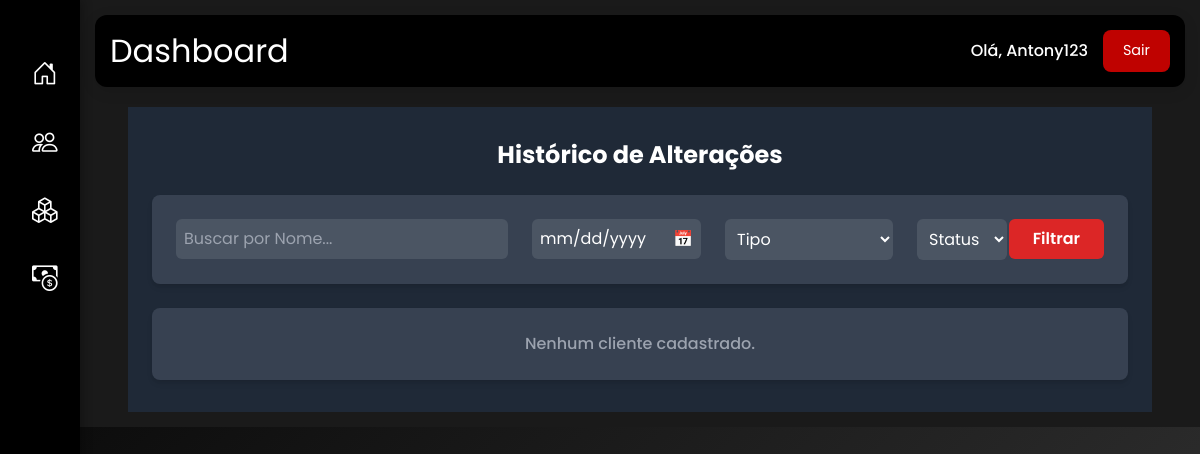
The page /clientes/listar/ (signed in) on the database as committed earlier.
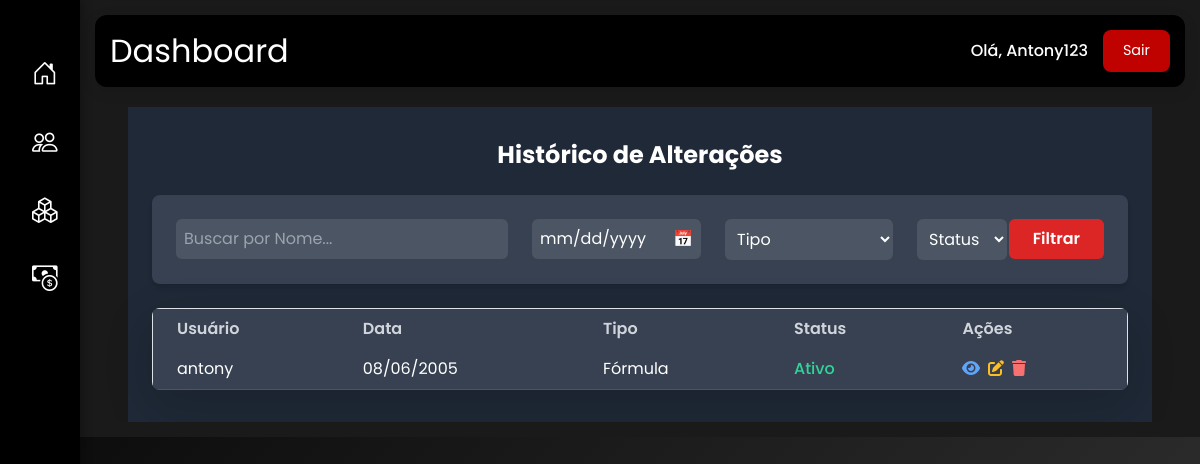
The same page on the database as committed later.
### clientes/models.py (models this page shows, shortened)
class Cliente(models.Model):
    nome = models.CharField(max_length=100, blank=True, null=True)
    data_nascimento = models.DateField(blank=True, null=True)
    idade = models.PositiveIntegerField(blank=True, null=True)
    cpf = models.CharField(
        max_length=14,
        validators=[RegexValidator(r'^\d{3}\.\d{3}\.\d{3}-\d{2}$', 'CPF deve estar no formato 000.000.000-00')],
        blank=True, null=True
    )
    email = models.EmailField(unique=False, blank=True, null=True)
    numero = models.CharField(max_length=15, blank=True, null=True)
    intolerancias = models.JSONField(default=list, blank=True)
    preferencias_alimentares = models.TextField(blank=True, null=True)
    observacoes = models.TextField(blank=True, null=True)
    ativo = models.BooleanField(default=True)
    ultimo_contato = models.DateTimeField(auto_now_add=True)
    apelido = models.CharField(max_length=50, blank=True, null=True, verbose_name="Apelido/Referência Pessoal")

### clientes/views.py (the view)
# urls.py: path('listar/', listar_clientes, name='listar_clientes'),
@login_required
def listar_clientes(request):
    form = FiltroClienteForm(request.GET or None)
    clientes = Cliente.objects.all()
    if form.is_valid():
        status = form.cleaned_data.get('status')
        if status == 'ativo':
            clientes = clientes.filter(ativo=True)
        elif status == 'inativo':
            clientes = clientes.filter(ativo=False)
    context = {
        'clientes': clientes,
        'content_title': 'Lista de Clientes',
        'filtro_form': form,
    }
    return render(request, 'clientes/listar_clientes.html', context)

### clientes/forms.py
class FiltroClienteForm(forms.Form):
    status = forms.ChoiceField(
        choices=[('', 'Todos'), ('ativo', 'Ativo'), ('inativo', 'Inativo')],
        required=False,
        widget=forms.Select(attrs={'class': 'form-control'})
    )

### ingredientes/context_processors.py (called while the page is built)
def alerta_ingredientes(request):
    ingredientes_alerta_count = Ingrediente.objects.filter(quantidade_estoque__lte=F('quantidade_minima')).count()
    return {'ingredientes_alerta_count': ingredientes_alerta_count}

### clientes/templates/clientes/listar_clientes.html (shortened to what this page needs)
{% extends 'core/base.html' %}
{% load static %}
{% block content %}
<div class="container mx-auto px-4 py-8 bg-gray-800 text-white">
    <h1 class="text-2xl font-bold mb-4 text-center animate__animated animate__fadeIn">Histórico de Alterações</h1>
    <div class="bg-gray-700 p-4 rounded-lg shadow-md mb-4 flex items-center justify-between animate__animated animate__fadeIn">
        <div class="flex items-center gap-4">
            <input type="text" name="nome" placeholder="Buscar por Nome..." class="bg-gray-600 text-white p-2 rounded-md focus:outline-none focus:ring-2 focus:ring-blue-600">
            <div class="relative">
                <input type="date" name="data" class="bg-gray-600 text-white p-2 rounded-md focus:outline-none focus:ring-2 focus:ring-blue-600" value="00/00/0000">
                <span class="absolute right-2 top-2 text-gray-400">📅</span>
            </div>
            <select name="tipo" class="bg-gray-600 text-white p-2 rounded-md focus:outline-none focus:ring-2 focus:ring-blue-600">
                <option value="">Tipo</option>
            </select>
            <select name="status" class="bg-gray-600 text-white p-2 rounded-md focus:outline-none focus:ring-2 focus:ring-blue-600">
                <option value="">Status</option>
            </select>
        </div>
        <button type="submit" class="bg-red-600 text-white font-semibold py-2 px-4 rounded-md hover:bg-red-700 transition duration-300">Filtrar</button>
    </div>
    {% if clientes %}
    <div class="overflow-x-auto shadow-lg rounded-lg">
        <table class="min-w-full bg-gray-700 border border-gray-600">
            <thead class="bg-gray-700">
                <tr>
                    <th class="py-2 px-4 text-left text-gray-300 font-semibold">Usuário</th>
                    <th class="py-2 px-4 text-left text-gray-300 font-semibold">Data</th>
                    <th class="py-2 px-4 text-left text-gray-300 font-semibold">Tipo</th>
                    <th class="py-2 px-4 text-left text-gray-300 font-semibold">Status</th>
                    <th class="py-2 px-4 text-left text-gray-300 font-semibold">Ações</th>
                </tr>
            </thead>
            <tbody>
                {% for cliente in clientes %}
                <tr class="border-b border-gray-600 bg-gray-700 hover:bg-gray-600 transition duration-200 animate__animated animate__fadeInUp">
                    <td class="py-2 px-4 bg-gray-700">{{ cliente.nome|default:"Sem nome" }}</td>
                    <td class="py-2 px-4 bg-gray-700">{{ cliente.data_nascimento|date:"d/m/Y"|default:"00/00/0000" }}</td>
                    <td class="py-2 px-4 bg-gray-700">{{ cliente.tipo|default:"Fórmula" }}</td>
                    <td class="py-2 px-4 bg-gray-700">
                        <span class="{% if cliente.ativo %}text-green-400{% else %}text-red-400{% endif %} font-medium">
                            {{ cliente.ativo|yesno:"Ativo,Inativo" }}
                        </span>
                    </td>
                    <td class="py-2 px-4 bg-gray-700 flex gap-2">
                        <a href="{% url 'clientes:visualizar_cliente' cliente.id %}" class="text-blue-400 hover:text-blue-600 transition duration-200"><i class="fas fa-eye"></i></a>
                        <a href="{% url 'clientes:editar_cliente' cliente.id %}" class="text-yellow-400 hover:text-yellow-600 transition duration-200"><i class="fas fa-edit"></i></a>
                        <a href="#" class="text-red-400 hover:text-red-600 transition duration-200 open-modal" data-cliente-id="{{ cliente.id }}"><i class="fas fa-trash"></i></a>
                    </td>
                </tr>
                {% endfor %}
            </tbody>
        </table>
    </div>
    {% else %}
    <div class="text-center text-gray-400 font-medium p-6 bg-gray-700 shadow-md rounded-lg animate__animated animate__fadeIn">
        Nenhum cliente cadastrado.
    </div>
    {% endif %}
</div>
{% endblock %}

### core/templates/core/base.html (shortened to what this page needs)
<!DOCTYPE html>
<html lang="pt-br">
  <head>
    <link
      href="https://cdn.jsdelivr.net/npm/bootstrap@5.3.3/dist/css/bootstrap.min.css"
      rel="stylesheet"
    />
    <link
      rel="stylesheet"
      href="https://cdn.jsdelivr.net/npm/bootstrap-icons@1.11.3/font/bootstrap-icons.css"
    />
    <link href="https://cdn.jsdelivr.net/npm/tailwindcss@2.2.19/dist/tailwind.min.css" rel="stylesheet">
    <link href="https://cdnjs.cloudflare.com/ajax/libs/font-awesome/6.4.0/css/all.min.css" rel="stylesheet">
  </head>
  <body>
    <div class="d-flex h-100">
      <div class="sidebar">
        <ul class="nav flex-column">
          <li class="nav-item">
            <a href="{% url 'core:dashboard' %}" class="nav-link" aria-label="Dashboard">
              <i class="bi bi-house-door" aria-hidden="true"></i>
            </a>
          </li>
          <ul class="nav flex-column">
            <li class="nav-item">
              <a href="{% url 'clientes:listar_clientes' %}" class="nav-link {% if ingredientes_alerta_count > 0 %}alert{% endif %}" aria-label="Lista de Clientes">
                <i class="bi bi-people" aria-hidden="true"></i>
              </a>
            </li>
            <li class="nav-item">
              <a href="{% url 'core:dashboard_estoques' %}" class="nav-link" aria-label="Estoques">
                <i class="bi bi-boxes" aria-hidden="true"></i>
              </a>
            </li>
            <li class="nav-item">
              <a href="{% url 'financeiro:dashboard_financeiro' %}" class="nav-link" aria-label="Financeiro">
                <i class="bi bi-cash-coin" aria-hidden="true"></i>
              </a>
            </li>
          </ul>
        </ul>
      </div>
      <div class="content-wrapper">
        <div class="topbar">
          <h2>{% block content_title %}Dashboard{% endblock %}</h2>
          {% if user.is_authenticated %}
          <div class="user-section">
            <span>Olá, {{ user.username }}</span>
            <form action="{% url 'core:logout' %}" method="post">
              <button type="submit" class="btn btn-danger" aria-label="Sair">Sair</button>
            </form>
          </div>
          {% endif %}
        </div>
        <div class="content">
          {% block content %}{% endblock %}
        </div>
      </div>
    </div>
  </body>
</html>

Rows that differ between the two databases and show on the page:
added Cliente: nome "antony", data_nascimento "08/06/2005", tipo "Fórmula", ativo "Ativo"
Other text that changed with them:
text no longer shown: "Nenhum cliente cadastrado."
text now shown: "Usuário Data Tipo Status Ações"
